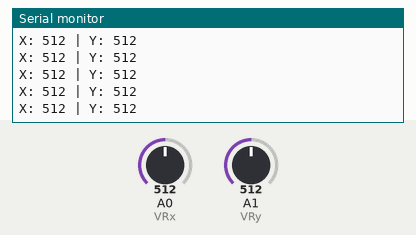
A sketch run on a simulated Arduino Uno, built with avr-gcc and run on an emulated ATmega328P. Parts: the last lines printed to the serial monitor. The inputs (shaded band) are chosen by the test bench; at power-on: A0 (VRx) = 512, A1 (VRy) = 512. No radio packets arrive unless stated.

Above: at 1.2 s.
1.3 s: A0 (VRx) set to 985
At 1.9 s:
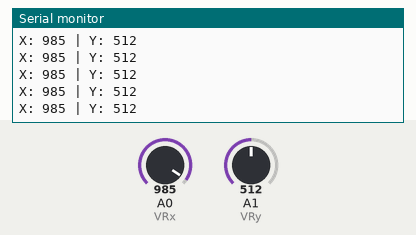
4.3 s: A0 (VRx) set to 1016
At 5.2 s:
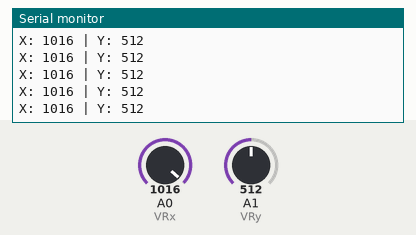
10.3 s: A1 (VRy) set to 105
At 10.8 s:
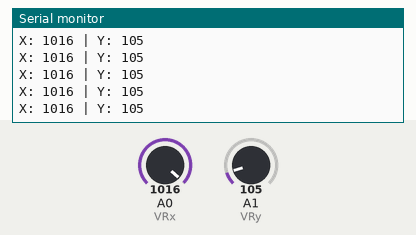
13.3 s: A1 (VRy) set to 95
At 13.8 s:
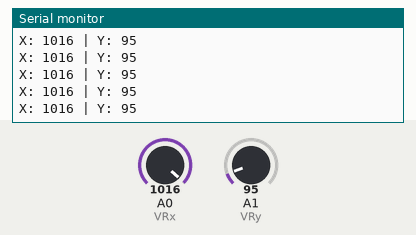
Timing chart, 0 to 16.3 s (numbered marks = the images above; inputs shaded):
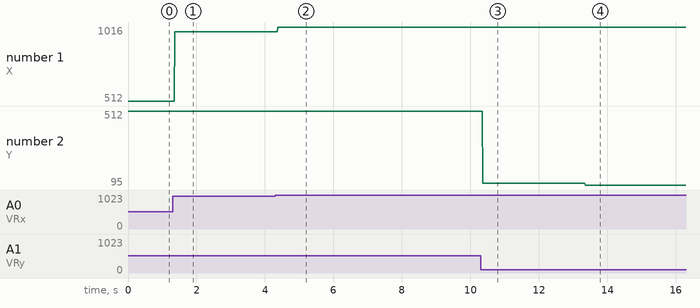

Measured:
- after the input at 1.3 s, the serial monitor: prints a new line after 0.07 s (image 1)
- after the input at 4.3 s, the serial monitor: prints a new line after 0.08 s (image 2)
- after the input at 10.3 s, the serial monitor: prints a new line after 0.07 s (image 3)
- after the input at 13.3 s, the serial monitor: prints a new line after 0.06 s (image 4)
- plotted number 1: 512 → 985 after the input at 1.3 s, 985 → 1016 after the input at 4.3 s
- plotted number 2: 512 → 105 after the input at 10.3 s, 105 → 95 after the input at 13.3 s

The sketch:

transmitter_code.ino
```cpp
#include <nRF24L01.h>
#include <printf.h>
#include <RF24.h>
#include <RF24_config.h>

/*
* Arduino Wireless Communication Tutorial
*     Example 1 - Transmitter Code
*
* by Dejan Nedelkovski, www.HowToMechatronics.com
*
* Library: TMRh20/RF24, https://github.com/tmrh20/RF24/
*/

#include <SPI.h>
#include <nRF24L01.h>
#include <RF24.h>

const byte address[6] = "00001";
unsigned long currentMillis;
unsigned long prevMillis;
unsigned long txIntervalMillis = 1000;


RF24 radio(7, 8); // CE, CSN
int VRx = A0;
int VRy = A1;
int xPosition = 0;
int yPosition = 0;
//int SW_state = 0;
int mapX = 0;
int mapY = 0;

int data [4] = {0, 0, 0, 0};

void setup() {
  Serial.begin(9600);
  radio.begin();
//  radio.setDataRate(RF24_250KBPS);
//  radio.enableAckPayload();
//  radio.setRetries(5, 5);
  radio.openWritingPipe(address);
  radio.setPALevel(RF24_PA_MIN);
  radio.stopListening();

  pinMode(VRx, INPUT);
  pinMode(VRy, INPUT);
}

void loop() {
//  Tested transmittion of integer array (suc)
//  currentMillis = millis();
//  if (currentMillis - prevMillis >= txIntervalMillis) {
//    send();
//  }
  delay(5);
  send();
}

void send() {
//  bool result;
//  result = (radio.write(&data, sizeof(data)));
//  if (result) {
//    if(radio.isAckPayloadAvailable()){
//      int battery[1]= {0};
//      radio.read(&battery, sizeof(battery));
//      Serial.print(battery[0]);
//      Serial.println();
//    }
//    radio.write(&data, sizeof(data));
//  }
//
//  prevMillis = millis();


   joy();
   data[0] = mapX;
   data[1] = mapY;

   radio.write(&data, sizeof(data));

//  for (int i=0;i<4;i++){
//      Serial.print(data[i]);
//    }
//  Serial.println();
}

void joy() {
  xPosition = analogRead(VRx);
  yPosition = analogRead(VRy);

  mapX = map(xPosition, -512, 512, -512, 512);
  mapY = map(yPosition, -512, 512, -512, 512);

  Serial.print("X: ");
  Serial.print(mapX);
  Serial.print(" | Y: ");
  Serial.print(mapY);
  Serial.println();
}
```
